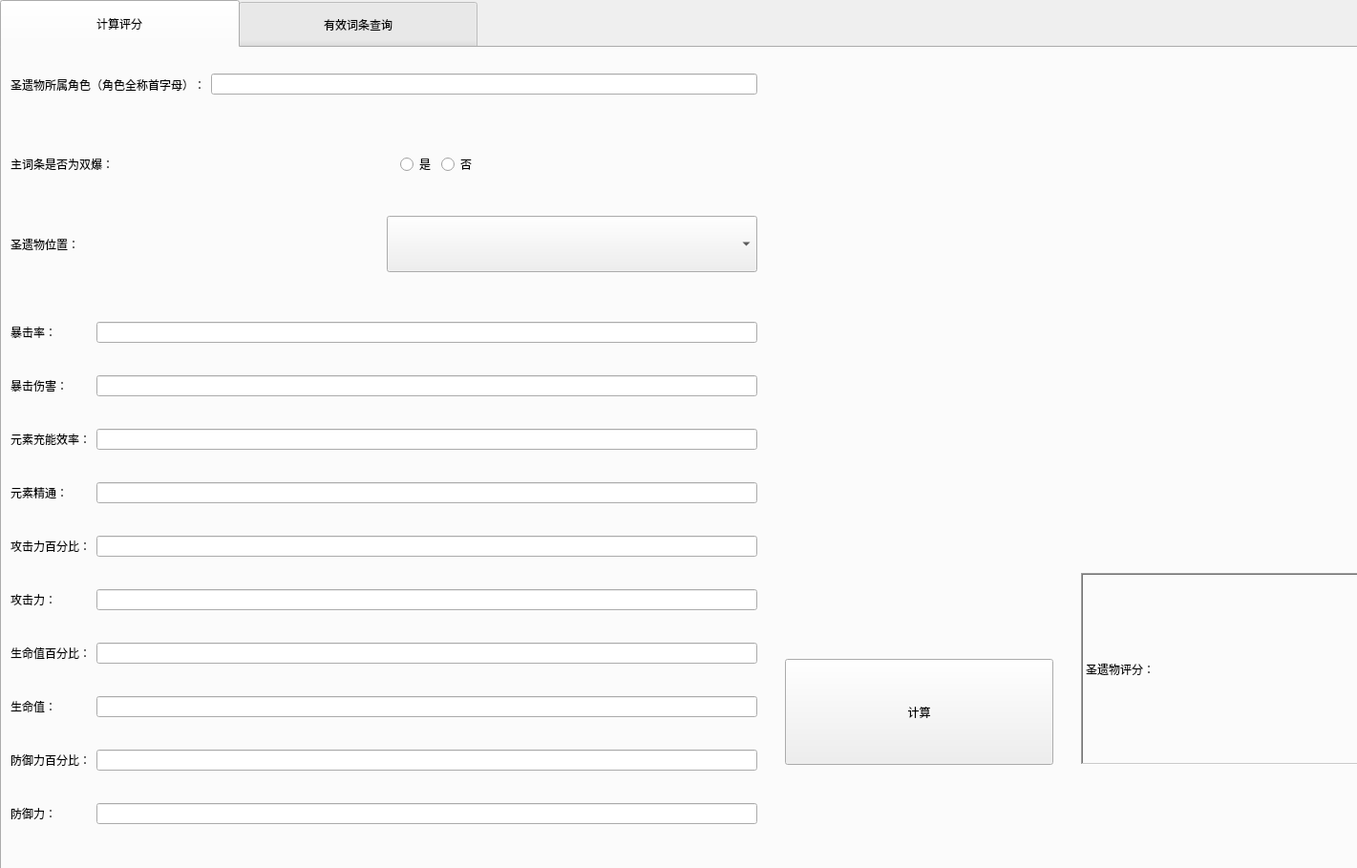
<?xml version="1.0" encoding="UTF-8"?>
<ui version="4.0">
 <class>MainWindow</class>
 <widget class="QMainWindow" name="MainWindow">
  <property name="geometry">
   <rect>
    <x>0</x>
    <y>0</y>
    <width>1421</width>
    <height>909</height>
   </rect>
  </property>
  <property name="windowTitle">
   <string>MainWindow</string>
  </property>
  <widget class="QWidget" name="centralwidget">
   <widget class="QTabWidget" name="tabWidget">
    <property name="geometry">
     <rect>
      <x>0</x>
      <y>0</y>
      <width>1600</width>
      <height>1000</height>
     </rect>
    </property>
    <property name="sizePolicy">
     <sizepolicy hsizetype="Fixed" vsizetype="Fixed">
      <horstretch>0</horstretch>
      <verstretch>0</verstretch>
     </sizepolicy>
    </property>
    <property name="styleSheet">
     <string notr="true">QTabBar::tab{width:250}
QTabBar::tab{height:50}</string>
    </property>
    <property name="currentIndex">
     <number>0</number>
    </property>
    <widget class="QWidget" name="tab">
     <attribute name="title">
      <string>计算评分</string>
     </attribute>
     <widget class="QWidget" name="widget_4" native="true">
      <property name="geometry">
       <rect>
        <x>0</x>
        <y>0</y>
        <width>800</width>
        <height>850</height>
       </rect>
      </property>
      <property name="minimumSize">
       <size>
        <width>800</width>
        <height>850</height>
       </size>
      </property>
      <layout class="QGridLayout" name="gridLayout_2">
       <item row="0" column="0">
        <widget class="QWidget" name="widget_3" native="true">
         <layout class="QHBoxLayout" name="horizontalLayout_2">
          <item>
           <widget class="QLabel" name="label_12">
            <property name="text">
             <string>圣遗物所属角色（角色全称首字母）：</string>
            </property>
           </widget>
          </item>
          <item>
           <widget class="QLineEdit" name="lineEdit_Name"/>
          </item>
         </layout>
        </widget>
       </item>
       <item row="1" column="0">
        <widget class="QWidget" name="widget_5" native="true">
         <layout class="QHBoxLayout" name="horizontalLayout_3">
          <item>
           <widget class="QLabel" name="label_13">
            <property name="text">
             <string>主词条是否为双爆：</string>
            </property>
           </widget>
          </item>
          <item>
           <spacer name="horizontalSpacer_2">
            <property name="orientation">
             <enum>Qt::Horizontal</enum>
            </property>
            <property name="sizeHint" stdset="0">
             <size>
              <width>40</width>
              <height>20</height>
             </size>
            </property>
           </spacer>
          </item>
          <item>
           <widget class="QRadioButton" name="radioButton">
            <property name="text">
             <string>是</string>
            </property>
           </widget>
          </item>
          <item>
           <widget class="QRadioButton" name="radioButton_2">
            <property name="text">
             <string>否</string>
            </property>
           </widget>
          </item>
          <item>
           <spacer name="horizontalSpacer">
            <property name="orientation">
             <enum>Qt::Horizontal</enum>
            </property>
            <property name="sizeHint" stdset="0">
             <size>
              <width>40</width>
              <height>20</height>
             </size>
            </property>
           </spacer>
          </item>
         </layout>
        </widget>
       </item>
       <item row="2" column="0">
        <widget class="QWidget" name="widget" native="true">
         <layout class="QHBoxLayout" name="horizontalLayout">
          <item>
           <widget class="QLabel" name="label_2">
            <property name="text">
             <string>圣遗物位置：</string>
            </property>
           </widget>
          </item>
          <item>
           <widget class="QComboBox" name="comboBox">
            <property name="sizePolicy">
             <sizepolicy hsizetype="Preferred" vsizetype="Preferred">
              <horstretch>0</horstretch>
              <verstretch>0</verstretch>
             </sizepolicy>
            </property>
           </widget>
          </item>
         </layout>
        </widget>
       </item>
       <item row="3" column="0">
        <widget class="QWidget" name="widget_2" native="true">
         <property name="enabled">
          <bool>true</bool>
         </property>
         <property name="sizePolicy">
          <sizepolicy hsizetype="Preferred" vsizetype="Preferred">
           <horstretch>0</horstretch>
           <verstretch>0</verstretch>
          </sizepolicy>
         </property>
         <property name="minimumSize">
          <size>
           <width>0</width>
           <height>600</height>
          </size>
         </property>
         <property name="maximumSize">
          <size>
           <width>16777215</width>
           <height>16777215</height>
          </size>
         </property>
         <layout class="QGridLayout" name="gridLayout">
          <item row="4" column="0">
           <widget class="QLabel" name="label_6">
            <property name="text">
             <string>攻击力百分比：</string>
            </property>
           </widget>
          </item>
          <item row="6" column="1">
           <widget class="QLineEdit" name="lineEdit_healthPercentage"/>
          </item>
          <item row="5" column="1">
           <widget class="QLineEdit" name="lineEdit_attack"/>
          </item>
          <item row="2" column="0">
           <widget class="QLabel" name="label_4">
            <property name="text">
             <string>元素充能效率：</string>
            </property>
           </widget>
          </item>
          <item row="1" column="1">
           <widget class="QLineEdit" name="lineEdit_critDamage"/>
          </item>
          <item row="7" column="0">
           <widget class="QLabel" name="label_9">
            <property name="text">
             <string>生命值：</string>
            </property>
           </widget>
          </item>
          <item row="0" column="0">
           <widget class="QLabel" name="label">
            <property name="text">
             <string>暴击率：</string>
            </property>
           </widget>
          </item>
          <item row="4" column="1">
           <widget class="QLineEdit" name="lineEdit_attackPercentage"/>
          </item>
          <item row="2" column="1">
           <widget class="QLineEdit" name="lineEdit_elementalCharging"/>
          </item>
          <item row="9" column="1">
           <widget class="QLineEdit" name="lineEdit_defense"/>
          </item>
          <item row="1" column="0">
           <widget class="QLabel" name="label_3">
            <property name="text">
             <string>暴击伤害：</string>
            </property>
           </widget>
          </item>
          <item row="9" column="0">
           <widget class="QLabel" name="label_11">
            <property name="text">
             <string>防御力：</string>
            </property>
           </widget>
          </item>
          <item row="3" column="0">
           <widget class="QLabel" name="label_5">
            <property name="text">
             <string>元素精通：</string>
            </property>
           </widget>
          </item>
          <item row="0" column="1">
           <widget class="QLineEdit" name="lineEdit_critChance"/>
          </item>
          <item row="8" column="1">
           <widget class="QLineEdit" name="lineEdit_defensePercentage"/>
          </item>
          <item row="7" column="1">
           <widget class="QLineEdit" name="lineEdit_health"/>
          </item>
          <item row="5" column="0">
           <widget class="QLabel" name="label_7">
            <property name="text">
             <string>攻击力：</string>
            </property>
           </widget>
          </item>
          <item row="3" column="1">
           <widget class="QLineEdit" name="lineEdit_elementalMastery"/>
          </item>
          <item row="6" column="0">
           <widget class="QLabel" name="label_8">
            <property name="enabled">
             <bool>true</bool>
            </property>
            <property name="text">
             <string>生命值百分比：</string>
            </property>
           </widget>
          </item>
          <item row="8" column="0">
           <widget class="QLabel" name="label_10">
            <property name="text">
             <string>防御力百分比：</string>
            </property>
           </widget>
          </item>
         </layout>
        </widget>
       </item>
      </layout>
     </widget>
     <widget class="QLabel" name="result">
      <property name="geometry">
       <rect>
        <x>1130</x>
        <y>550</y>
        <width>291</width>
        <height>201</height>
       </rect>
      </property>
      <property name="frameShape">
       <enum>QFrame::WinPanel</enum>
      </property>
      <property name="frameShadow">
       <enum>QFrame::Sunken</enum>
      </property>
      <property name="text">
       <string>圣遗物评分：</string>
      </property>
     </widget>
     <widget class="QPushButton" name="calculate">
      <property name="geometry">
       <rect>
        <x>820</x>
        <y>640</y>
        <width>281</width>
        <height>111</height>
       </rect>
      </property>
      <property name="text">
       <string>计算</string>
      </property>
     </widget>
     <widget class="QWidget" name="bg" native="true">
      <property name="geometry">
       <rect>
        <x>840</x>
        <y>110</y>
        <width>640</width>
        <height>360</height>
       </rect>
      </property>
     </widget>
    </widget>
    <widget class="QWidget" name="tab_2">
     <attribute name="title">
      <string>有效词条查询</string>
     </attribute>
     <widget class="QWidget" name="widget_7" native="true">
      <property name="geometry">
       <rect>
        <x>0</x>
        <y>0</y>
        <width>1000</width>
        <height>800</height>
       </rect>
      </property>
      <layout class="QVBoxLayout" name="verticalLayout">
       <item>
        <widget class="QWidget" name="widget_6" native="true">
         <layout class="QHBoxLayout" name="horizontalLayout_4">
          <item>
           <widget class="QLabel" name="label_14">
            <property name="sizePolicy">
             <sizepolicy hsizetype="Minimum" vsizetype="Minimum">
              <horstretch>0</horstretch>
              <verstretch>0</verstretch>
             </sizepolicy>
            </property>
            <property name="lineWidth">
             <number>0</number>
            </property>
            <property name="text">
             <string> 输入角色全称首字母：</string>
            </property>
            <property name="textFormat">
             <enum>Qt::PlainText</enum>
            </property>
           </widget>
          </item>
          <item>
           <widget class="QLineEdit" name="initials">
            <property name="minimumSize">
             <size>
              <width>0</width>
              <height>50</height>
             </size>
            </property>
           </widget>
          </item>
         </layout>
        </widget>
       </item>
       <item>
        <widget class="QLabel" name="validEntries">
         <property name="minimumSize">
          <size>
           <width>0</width>
           <height>500</height>
          </size>
         </property>
         <property name="focusPolicy">
          <enum>Qt::NoFocus</enum>
         </property>
         <property name="contextMenuPolicy">
          <enum>Qt::DefaultContextMenu</enum>
         </property>
         <property name="frameShape">
          <enum>QFrame::Box</enum>
         </property>
         <property name="frameShadow">
          <enum>QFrame::Sunken</enum>
         </property>
         <property name="midLineWidth">
          <number>-1</number>
         </property>
         <property name="text">
          <string/>
         </property>
        </widget>
       </item>
      </layout>
     </widget>
    </widget>
   </widget>
  </widget>
 </widget>
 <resources/>
 <connections/>
</ui>
